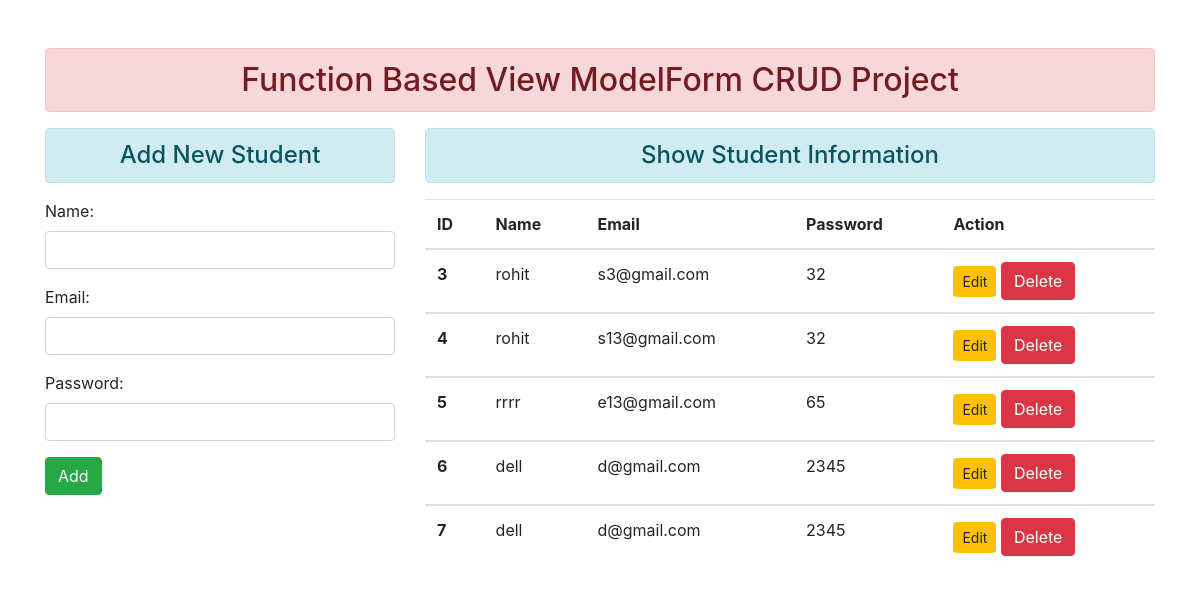
The page / on the database its author committed.
### enroll/models.py (models this page shows)
class User(models.Model):
    name = models.CharField(max_length=70)
    email = models.EmailField(max_length=100)
    password = models.CharField(max_length=100)

### enroll/views.py (the view)
# urls.py: path('',views.add_show,name="addandshow"),
def add_show(request):
    if request.method == 'POST':
        fm = StudentRegistration(request.POST)
        if fm.is_valid():
            nm = fm.cleaned_data['name']
            em = fm.cleaned_data['email']
            pw = fm.cleaned_data['password']
            reg = User(name=nm,email=em,password=pw)
            reg.save()
            fm = StudentRegistration()
    else:
        fm = StudentRegistration()
    stud = User.objects.all()
    return render(request, 'enroll/addandshow.html', {'form':fm,'stu':stud})

### enroll/forms.py
class StudentRegistration(forms.ModelForm):
    class Meta:
        model = User
        fields = ['name','email','password']
        widgets = {
            'name': forms.TextInput(attrs={'class':'form-control'}),
            'email': forms.EmailInput(attrs={'class':'form-control'}),
            'password': forms.PasswordInput(render_value=True,attrs={'class':'form-control'}),
        }

### enroll/templates/enroll/addandshow.html (shortened to what this page needs)
{% extends 'enroll/base.html' %}
{% block content %}
<div class="row">
 <div class="col-sm-4">
<h4 class="text-center alert alert-info">Add New Student</h4>
<form action="" method="POST">
 {{form.as_p}}
 <input type="submit" class="btn btn-success" value="Add">
</form>
</div>
<div class="col-sm-8">
    <h4 class="text-center alert alert-info">Show Student Information</h4>
    {%if stu %}
    <table class="table table-hover">
        <thead>
          <tr>
            <th scope="col">ID</th>
            <th scope="col">Name</th>
            <th scope="col">Email</th>
            <th scope="col">Password</th>
            <th scope="col">Action</th>
          </tr>
        </thead>
        <tbody>
          {% for st in stu %}
          <tr>
            <th scope="row">{{st.id}}</th>
            <td>{{st.name}}</td>
            <td>{{st.email}}</td>
            <td>{{st.password}}</td>
            <td>
            <a href="{% url 'updatedata' st.id %}" class="btn btn-warning btn-sm">Edit</a>
            <form action="{% url 'deletedata' st.id %}" method="post" class="d-inline">
            <input type="submit" class="btn btn-danger" value="Delete">
            </form>
          </td>
          </tr>
        </tbody>
        {% endfor %}
      </table>
    {% else %}
    <h4 class="text-center alert alert-warning">No Records</h4>
    {% endif %}
</div>
</div>
{% endblock content %}

### enroll/templates/enroll/base.html (shortened to what this page needs)
<!DOCTYPE html>
{% load static %}
<html>
    <head>
        <link rel="stylesheet" href="{% static 'enroll/css/bootstrap.css' %}">
    </head>
    <body>
        <div class="container mt-5">
            <h2 class="text-center alert alert-danger">Function Based View ModelForm CRUD Project</h2>
            {% block content %} {% endblock %}
        </div>
    </body>
</html>

### rows shown on the page
User: id "3", name "rohit", email "s3@gmail.com", password "32"
User: id "4", name "rohit", email "s13@gmail.com", password "32"
User: id "5", name "rrrr", email "e13@gmail.com", password "65"
User: id "6", name "dell", email "d@gmail.com", password "2345"
User: id "7", name "dell", email "d@gmail.com", password "2345"
